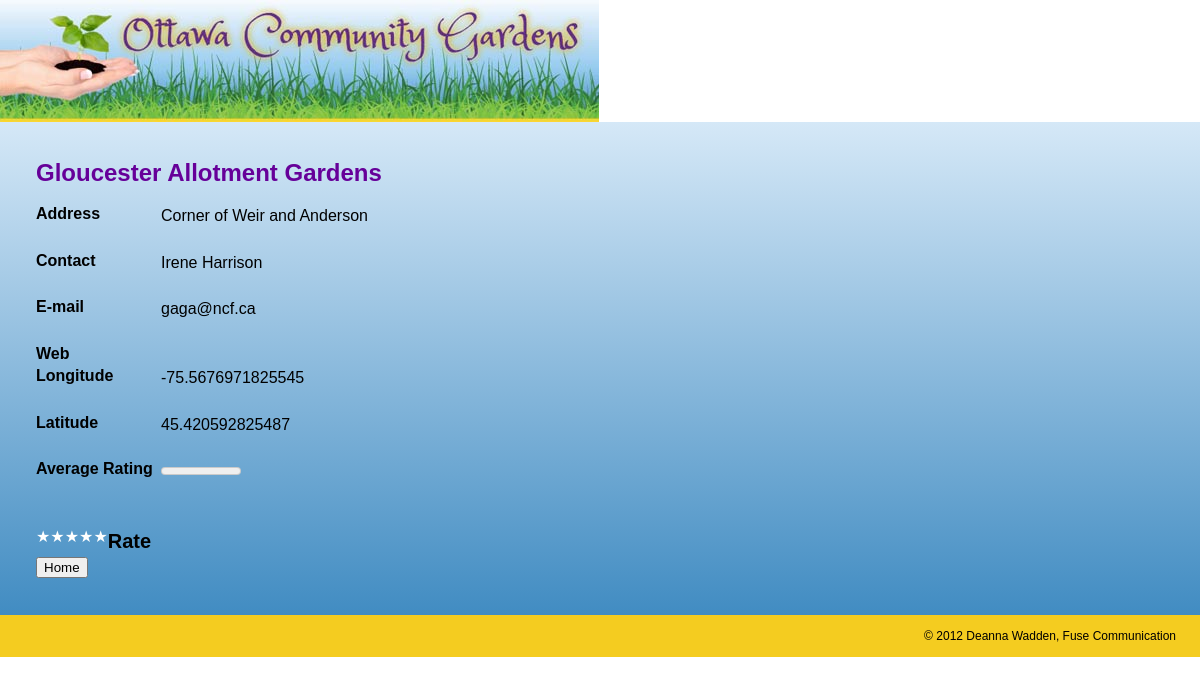
The app's page /single.php?id=9, older data.
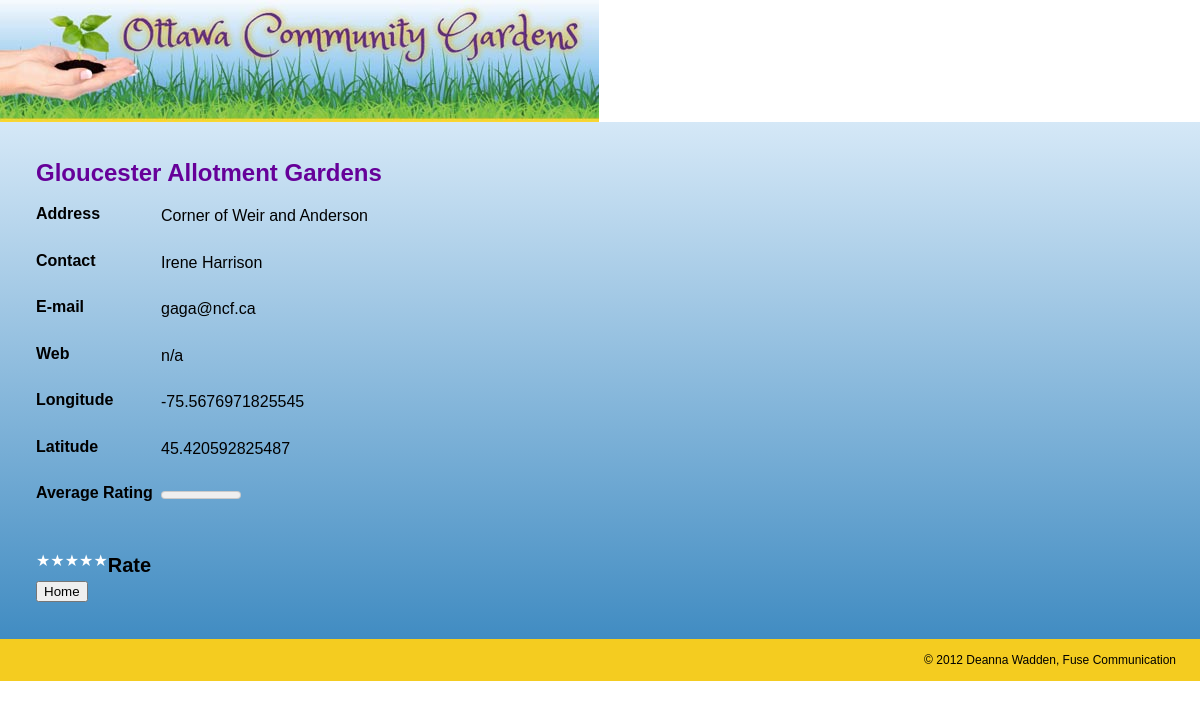
The same page, newer data.
### tables this page shows
CREATE TABLE IF NOT EXISTS `garden_locations` (
  `id` int(11) NOT NULL AUTO_INCREMENT,
  `name` varchar(255) NOT NULL,
  `street_address` text NOT NULL,
  `longitude` double NOT NULL,
  `latitude` double NOT NULL,
  `rate_count` int(11) NOT NULL,
  `rate_total` int(11) NOT NULL,
  `contact` varchar(80) NOT NULL,
  `email` varchar(50) NOT NULL,
  `url` varchar(50) NOT NULL,
  PRIMARY KEY (`id`)
);

### single.php (the view, shortened to what this page needs)
<?php
$id = filter_input(INPUT_GET, 'id', FILTER_SANITIZE_NUMBER_INT);
require_once 'includes/db.php';
$sql = $db->prepare('
	SELECT id, name, street_address, contact, email, url, longitude, latitude,  rate_count, rate_total
	FROM garden_locations
	WHERE id = :id
');
$sql->bindValue(':id', $id, PDO::PARAM_INT);
$sql->execute();
$garden = $sql->fetch();
if ($garden['rate_count'] > 0) {
	$rating = round($garden['rate_total'] / $garden['rate_count']);
} else {
	$rating = 0;
}
$cookie = get_rate_cookie();
include_once 'includes/wrapper-top.php';
?>
<div id="single-info">
	<h1><?php echo $garden['name']; ?></h1>
	<dl>
		<dt>Address</dt><dd><?php echo $garden['street_address']; ?></dd>
		<dt>Contact</dt><dd><?php echo $garden['contact']; ?></dd>
		<dt>E-mail</dt><dd><?php echo $garden['email']; ?></dd>
		<dt>Web</dt><dd><?php echo $garden['url']; ?></dd>
		<dt>Longitude</dt><dd><?php echo $garden['longitude']; ?></dd>
		<dt>Latitude</dt><dd><?php echo $garden['latitude']; ?></dd>
		<dt>Average Rating</dt><dd><meter value="<?php echo $rating; ?>" min="0" max="5"><?php echo $rating; ?> out of 5</meter></dd>
	</dl>
	<?php if (isset($cookie[$id])) : ?>
	<h2>Your rating</h2>
	<ol class="rater rater-usable clearfix">
		<?php for ($i = 1; $i <= 5; $i++) : ?>
			<?php $class = ($i <= $cookie[$id]) ? 'is-rated' : ''; ?>
			<li class="rater-level <?php echo $class; ?>">★</li>
		<?php endfor; ?>
	</ol>
	<?php else : ?>
	<h2>Rate</h2>
	<ol class="rater rater-usable">
		<?php for ($i = 1; $i <= 5; $i++) : ?>
		<li class="rater-level"><a href="rate.php?id=<?php echo $garden['id']; ?>&rate=<?php echo $i; ?>">★</a></li>
		<?php endfor; ?>
	</ol>
	<div>
		<button id="home">Home</button>
	</div>
	<?php endif; ?>
</div>
<?php
include_once 'includes/wrapper-bottom.php';
?>

Row changes from the older to the newer data that the page shows:
changed garden_locations "Gloucester Allotment Gardens": url (not shown) → "n/a"
